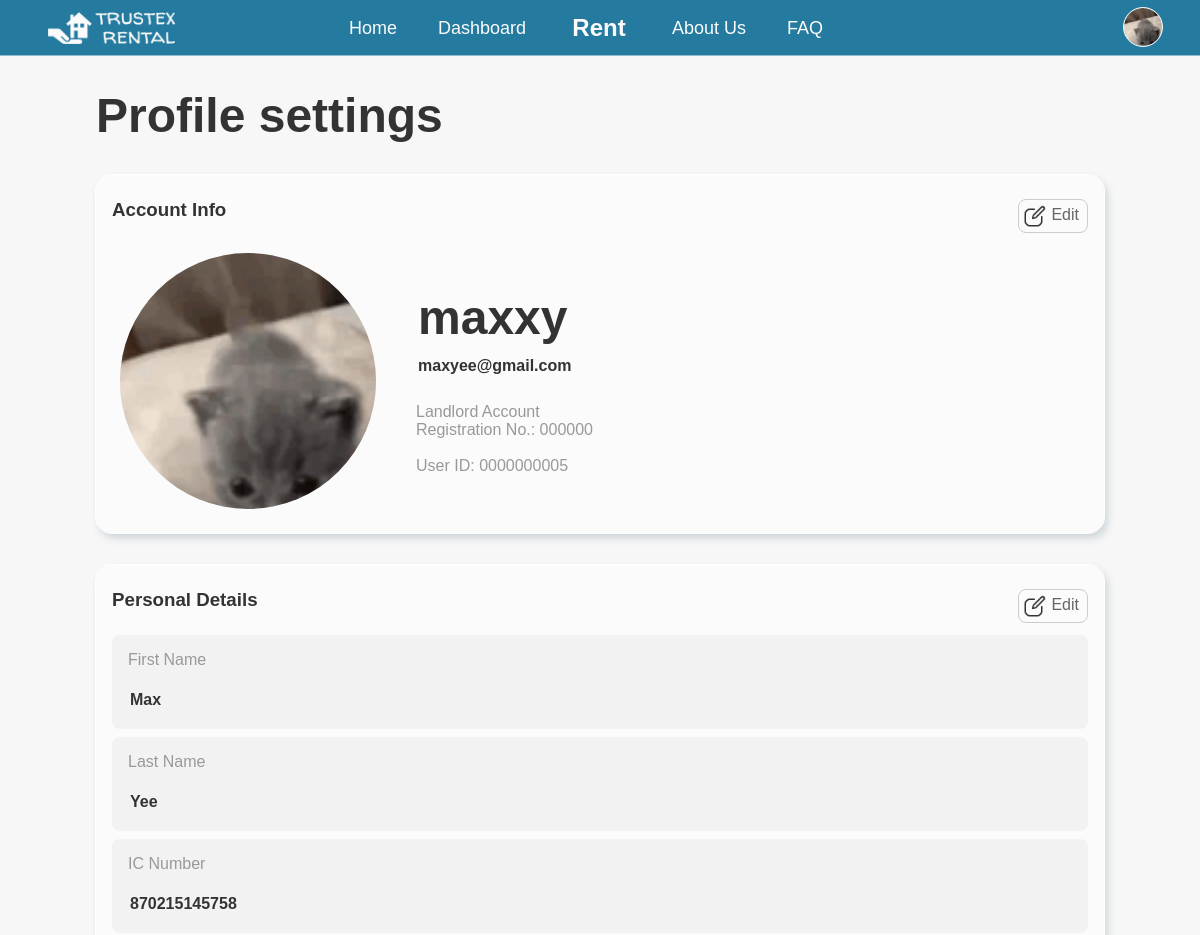
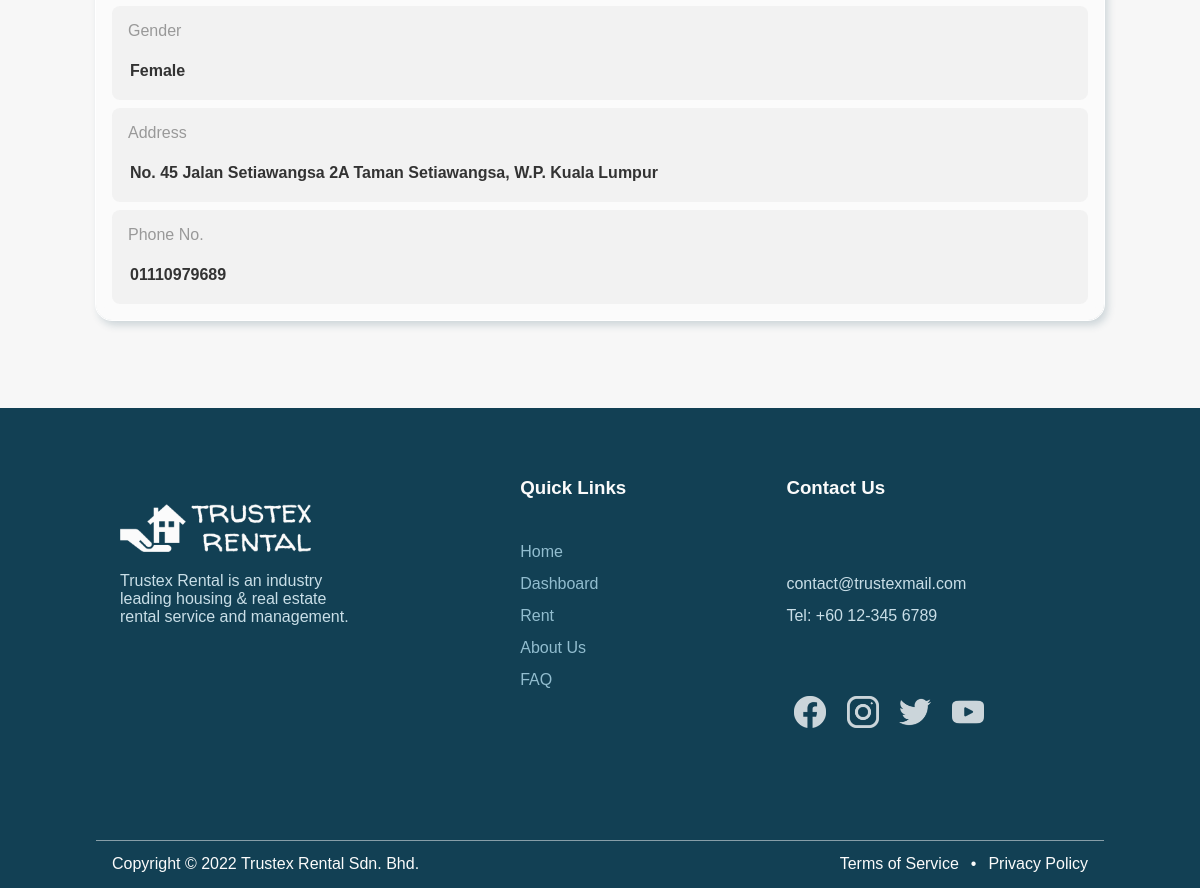
Page /settings.php (signed in) on the committed database (2 pictures, top to bottom).
### tables this page shows
CREATE TABLE `user` (
  `userID` int(10) NOT NULL,
  `userName` varchar(32) NOT NULL,
  `userEmail` varchar(256) NOT NULL,
  `userPassword` varchar(256) NOT NULL,
  `userType` char(1) NOT NULL DEFAULT 'T',
  `userFName` varchar(32) NOT NULL,
  `userLName` varchar(32) NOT NULL,
  `userIC` varchar(12) NOT NULL,
  `userGender` char(1) NOT NULL,
  `userAddress` varchar(512) NOT NULL,
  `userPhoneNo` varchar(12) NOT NULL
);

### settings.php (the view, shortened to what this page needs)
<?php
  include("html/header.html");
?>
<?php
  include("dbconnect.php");
  $sql = "SELECT * FROM user WHERE userID = ".$_SESSION['userID']."";
  $result = mysqli_query($connect, $sql) or die ("Error: ".mysqli_error());
  $user = mysqli_fetch_assoc($result);
  $id = $user['userID'];
  $username = $user['userName'];
  $email = $user['userEmail'];
  if ($user['userType'] == 'A') {
    $usertype = "Admin";
  } else if ($user['userType'] == 'L') {
    $usertype = "Landlord";
  } else {
    $usertype = "Tenant";
  }
  $firstname = $user['userFName'];
  $lastname = $user['userLName'];
  $ic = $user['userIC'];
  $gender = $user['userGender'];
  if (strtoupper($gender) == 'M') {
    $gender = "Male";
  } else if (strtoupper($gender) == 'F') {
    $gender = "Female";
  }
  $address = $user['userAddress'];
  $phoneno = $user['userPhoneNo'];
  $profileicon = "assets/images/users/user-".sprintf('%010d', $id)."/profile-picture/profile-picture.png";
?>
<!DOCTYPE html>
<html>
  <body id="settings">
    <div class="settings-container container-margin">
      <h1>Profile settings</h1>
      <div class="settings-content">
        <div class="profile-section">
          <h3>
            Account Info
            <button class="settings-button edit-button">
              <image class="icon edit-icon" src="assets/icons/write.png"><span>Edit</span>
            </button>
          </h3>
          <div class="profile-info">
            <div class="profile-pic-container" onclick="toggleImageForm()">
              <div class="propic-container propic-settings-container">
                <image class="profile-pic" src=" <?php echo $profileicon ?> " onerror="this.onerror=null; this.src='assets/images/profile-default.png'"></image>
              </div>
            </div>
            <div>
              <form class="account-info-form" action="" method="POST" enctype="multipart/form-data">
                <input class="profile-username input-account" type="text" name="username" value="<?php echo $username ?>" required readonly>
                <input class="profile-email input-account" type="text" name="email" value="<?php echo $email ?>" required readonly>
              </form>
              <br>
              <p><?php echo $usertype ?> Account</p>
              <?php
                if ($_SESSION['userType'] == 'L') {
              ?>
              <p>Registration No.: <?php echo sprintf('%06d', $_SESSION['landlordRegNo'])?></p><br>
              <?php
                } else if ($_SESSION['userType'] == 'A') {
              ?>
              <p>Admin ID: <?php echo sprintf('%04d', $_SESSION['administratorID'])?></p><br>
              <?php
                }
              ?>
              <p>User ID: <?php echo sprintf('%010d', $user['userID'])?></p>
            </div>
          </div>
        </div>
      </div>
      <div class="settings-content">
        <div class="personal-details">
          <h3>
            Personal Details
            <button class="settings-button edit-button">
              <image class="icon edit-icon" src="assets/icons/write.png"><span>Edit</span>
            </button>
          </h3>
          <form class="personal-info-form" action="" method="POST" enctype="multipart/form-data">
            <div class="personal-info-firstname">
              <p>First Name</p><br>
              <input class="personal-firstname input-personal" type="text" name="firstname" value="<?php echo $firstname ?>" placeholder="N/A" readonly>
            </div>
            <div class="personal-info-lastname">
              <p>Last Name</p><br>
              <input class="personal-lastname input-personal" type="text" name="lastname" value="<?php echo $lastname ?>" placeholder="N/A" readonly>
            </div>
            <div class="personal-info-ic">
              <p>IC Number</p><br>
              <input class="personal-ic input-personal" type="text" name="ic" value="<?php echo $ic ?>" placeholder="N/A" readonly>
            </div>
            <div class="personal-info-gender">
              <p>Gender</p><br>
              <input class="personal-gender input-personal" type="text" name="gender" value="<?php echo $gender ?>" placeholder="N/A" readonly>
              <br>
            </div>
            <div class="personal-info-address">
              <p>Address</p><br>
              <input class="personal-address input-personal" type="text" name="address" value="<?php echo $address ?>" placeholder="N/A" readonly>
            </div>
            <div class="personal-info-phoneno">
              <p>Phone No.</p><br>
              <input class="personal-phoneno input-personal" type="text" name="phoneno" value="<?php echo $phoneno ?>" placeholder="N/A" readonly>
            </div>
          </form>
        </div>
      </div>
    </div>
  </body>
</html>

### rows in the picture
user: username "maxxy", email "maxyee@gmail.com", userType "Landlord", userID "0000000005", firstname "Max", lastname "Yee", ic "870215145758", gender "Female", address "No. 45 Jalan Setiawangsa 2A Taman Setiawangsa, W.P. Kuala Lumpur", phoneno "01110979689"

### other values in the picture
$_SESSION['landlordRegNo'] "000000"
